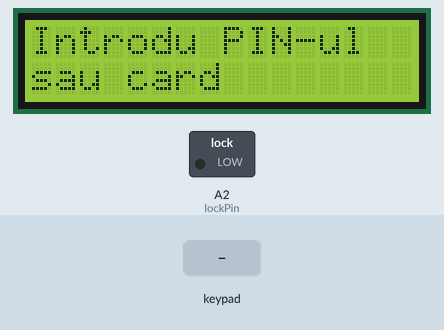
Recording of a sketch running on a simulated Arduino Uno, built with avr-gcc and run on an emulated ATmega328P. Shown: 16×2 character LCD, switched loads named in the sketch (green lamp = pin HIGH). Inputs (shaded band) come from the test bench. Pins used as bus, display or sensor lines are not drawn.

Above: at 1.3 s.
1.4 s: keypad keys 1 2 3 4 # pressed 0.4 s apart
At 1.62 s:
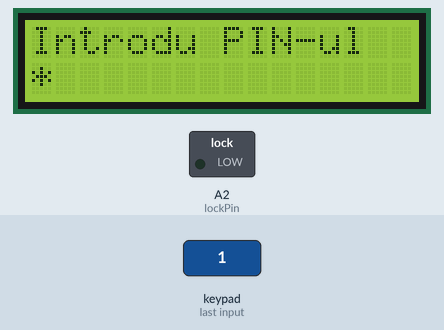
At 3.4 s:
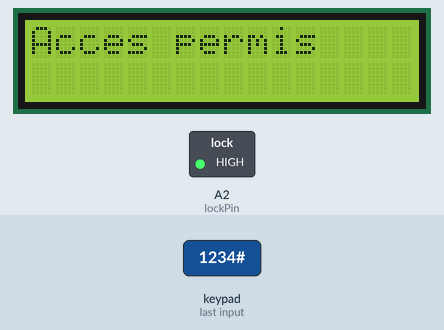
Timing chart, 0 to 9.5 s (numbered marks = the images above; inputs shaded):
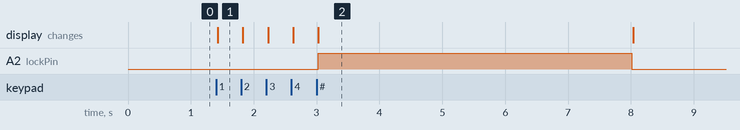

The sketch:

cod.ino
```cpp
#include <Wire.h>
#include <LiquidCrystal_I2C.h>
#include <Keypad.h>
#include <SPI.h>
#include <MFRC522.h>

/*  LCD  */
LiquidCrystal_I2C lcd(0x27, 16, 2);

/*  RFID  */
#define SS_PIN 10
#define RST_PIN 9
MFRC522 mfrc522(SS_PIN, RST_PIN);

/*  INCUIETOARE  */
const int lockPin = A2;

/*  PIN  */
char pin_corect[5] = "1234";
char pin_introdus[5];
byte pinIndex = 0;

/*  UID CARD  */
byte uid_corect[] = {0xA6, 0x07, 0xA7, 0x00};

/*  KEYPAD  */
const byte ROWS = 4, COLS = 4;
char keys[ROWS][COLS] = {
  {'1','2','3','A'},
  {'4','5','6','B'},
  {'7','8','9','C'},
  {'*','0','#','D'}
};
byte rowPins[ROWS] = {2,3,4,5};
byte colPins[COLS] = {6,7,8,A0};
Keypad keypad = Keypad(makeKeymap(keys), rowPins, colPins, ROWS, COLS);

/*  STARE  */
bool seifDeschis = false;
bool modSetarePIN = false;
unsigned long timpDeschidere = 0;

/*  FUNCTII  */
void afisareInitiala() {
  lcd.clear();
  lcd.setCursor(0,0);
  lcd.print("Introdu PIN-ul");
  lcd.setCursor(0,1);
  lcd.print("sau card");
}

void afisareSetarePIN() {
  lcd.clear();
  lcd.setCursor(0,0);
  lcd.print("Seteaza PIN");
  lcd.setCursor(0,1);
}

void resetRFID() {
  mfrc522.PICC_HaltA();
  mfrc522.PCD_StopCrypto1();
  delay(50);
  mfrc522.PCD_Init();
}

bool verificaCard() {
  if (!mfrc522.PICC_IsNewCardPresent()) return false;
  if (!mfrc522.PICC_ReadCardSerial()) return false;

  if (mfrc522.uid.size != sizeof(uid_corect)) {
    resetRFID();
    return false;
  }

  for (byte i = 0; i < mfrc522.uid.size; i++) {
    if (mfrc522.uid.uidByte[i] != uid_corect[i]) {
      resetRFID();
      return false;
    }
  }

  resetRFID();
  return true;
}

void deschideSeif() {
  seifDeschis = true;
  timpDeschidere = millis();

  lcd.clear();
  lcd.print("Acces permis");
  digitalWrite(lockPin, HIGH);
}

void inchideSeif() {
  digitalWrite(lockPin, LOW);

  seifDeschis = false;
  pinIndex = 0;
  pin_introdus[0] = '\0';

  afisareInitiala();
}

/*  SETUP  */
void setup() {
  pinMode(SS_PIN, OUTPUT);          // CRITIC pentru SPI
  digitalWrite(SS_PIN, HIGH);

  pinMode(lockPin, OUTPUT);
  digitalWrite(lockPin, LOW);

  lcd.init();
  lcd.backlight();
  afisareInitiala();

  SPI.begin();
  mfrc522.PCD_Init();
}

void loop() {

  /* AUTO INCHIDERE DUPA 5s */
  if (seifDeschis && millis() - timpDeschidere >= 5000) {
    inchideSeif();
  }

  /*  RFID (mereu activ)  */
  if (!seifDeschis && !modSetarePIN) {
    if (verificaCard()) {
      deschideSeif();
      return;
    }
  }

  char tasta = keypad.getKey();
  if (!tasta || seifDeschis) return;

  /*  MOD SETARE PIN*/
  if (modSetarePIN) {
    if (tasta >= '0' && tasta <= '9' && pinIndex < 4) {
      pin_introdus[pinIndex++] = tasta;
      lcd.print('*');
    }
    else if (tasta == 'B' && pinIndex == 4) {
      pin_introdus[4] = '\0';
      strcpy(pin_corect, pin_introdus);

      lcd.clear();
      lcd.print("PIN salvat!");
      delay(1500);

      pinIndex = 0;
      modSetarePIN = false;
      afisareInitiala();
    }
    return;
  }


  if (tasta == 'A') {
    modSetarePIN = true;
    pinIndex = 0;
    afisareSetarePIN();
    return;
  }

  if (tasta == '#') {
    pin_introdus[pinIndex] = '\0';
    if (strcmp(pin_introdus, pin_corect) == 0) {
      deschideSeif();
    } else {
      lcd.clear();
      lcd.print("PIN gresit");
      delay(1500);
      afisareInitiala();
    }
    pinIndex = 0;
  }
  else if (tasta == '*') {
    pinIndex = 0;
    afisareInitiala();
  }
  else if (tasta >= '0' && tasta <= '9' && pinIndex < 4) {
    pin_introdus[pinIndex++] = tasta;
    lcd.setCursor(0,1);
    lcd.print("                ");
    lcd.setCursor(0,1);
    for (byte i = 0; i < pinIndex; i++) lcd.print('*');
  }
}
```

Measured:
- after the input at 1.4 s, A2 (lockPin): LOW → HIGH after 1.6 s, → LOW 5.0 s later; the display: changes at once (image 1)
